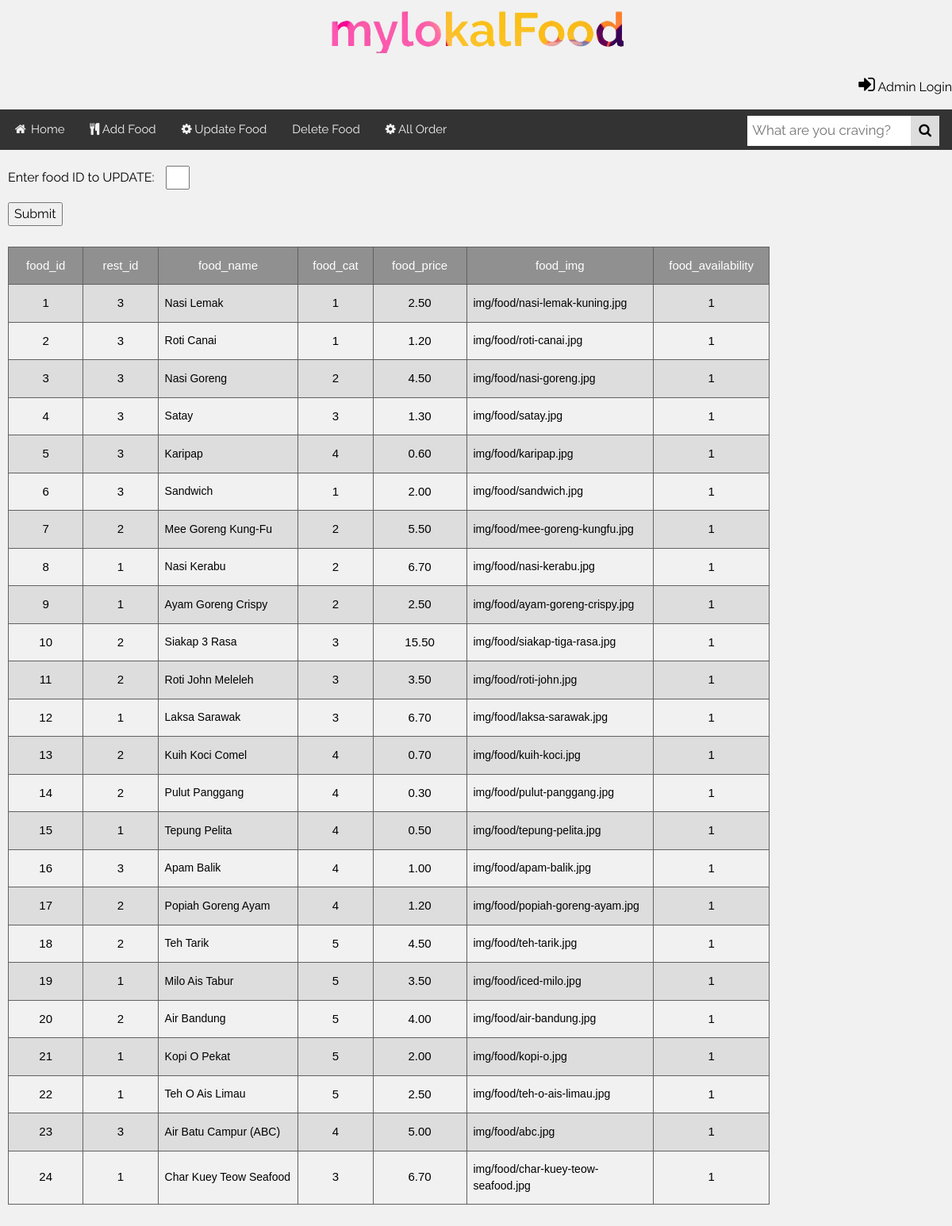
Screenshot of /admin/admin_update_action.php with the database file from the repository.
### tables this page shows
CREATE TABLE `food` (
  `food_id` int(11) NOT NULL,
  `rest_id` int(11) NOT NULL COMMENT 'restaurant id',
  `food_name` varchar(100) NOT NULL COMMENT 'menu name',
  `food_cat` int(1) NOT NULL,
  `food_price` float(8,2) NOT NULL,
  `food_img` varchar(255) NOT NULL,
  `food_availability` int(11) NOT NULL
);

CREATE TABLE `restaurant` (
  `rest_id` int(11) NOT NULL,
  `admin_id` int(11) NOT NULL COMMENT 'The admin_id to manage the restaurant',
  `rest_name` varchar(50) NOT NULL,
  `rest_location` varchar(50) NOT NULL,
  `rest_rating` int(2) NOT NULL
);

### admin/admin_update_action.php (the view, shortened to what this page needs)
<?php
include("include/config.php");
?>
<!DOCTYPE html>
<html>
<head>
<link rel="stylesheet" type="text/css" href="css/w3.css">
<link rel="stylesheet" type="text/css" href="css/mystyle.css">
<link rel="stylesheet" href="https://cdnjs.cloudflare.com/ajax/libs/font-awesome/4.7.0/css/font-awesome.min.css">
</head>
<body>
<header>
<?php
include("include/adminNav.php");
?>
</header>
<nav class="topnav">
<?php
include("include/admin_topNav.php");
?>
</nav>
			<div style= "margin-top: 20px; margin-left: 10px;">
				<form method= "post" action= "admin_update_action.php?action=update&id=3">
				<p>
					<label for="food_id">Enter food ID to UPDATE: </label>
					<input id="food_id" type="text" name="food_id" style= "width: 30px; margin-left: 10px;" required>
				</p>
				<p>
					<input id="submit_update" type="submit">
				</p>
				</form>
			</div>
			<?php
				if(empty($_GET["id"])){
		?>
					<div class="w3-quarter" width= "auto" style="width: 80%; margin: 10 10 10 10;">
						<table cellpadding="2" cellspacing="1" id="carttable" width="80%" style="margin: 10px 20px 50px 10px;">
							<thead>
								<colgroup>
								   <col span="1" style="width: 8%;">
								   <col span="1" style="width: 8%;">
								   <col span="1" style="width: 10%;">
								   <col span="1" style="width: 8%;">
								   <col span="1" style="width: 10%;">
								   <col span="1" style="width: 20%;">
								   <col span="1" style="width: 10%;">
								</colgroup>
							</thead>
							<tbody>
								<tr id="carttable tr">
									<th style="padding-top: 12px; padding-bottom: 12px; text-align: center; background-color: #909090; color: white;">food_id</th>
									<th style="padding-top: 12px; padding-bottom: 12px; text-align: center; background-color: #909090; color: white;">rest_id</th>
									<th style="padding-top: 12px; padding-bottom: 12px; text-align: center; background-color: #909090; color: white;" width="15%">food_name</th>
									<th style="padding-top: 12px; padding-bottom: 12px; text-align: center; background-color: #909090; color: white;" width="8%">food_cat</th>
									<th style="padding-top: 12px; padding-bottom: 12px; text-align: center; background-color: #909090; color: white;" width="8%">food_price</th>
									<th style="padding-top: 12px; padding-bottom: 12px; text-align: center; background-color: #909090; color: white;" width="15%">food_img</th>
									<th style="padding-top: 12px; padding-bottom: 12px; text-align: center; background-color: #909090; color: white;" width="10%">food_availability</th>
								</tr>
								<?php
									$sql = "SELECT *
											FROM food, restaurant WHERE food.rest_id = restaurant.rest_id AND food_availability = 1";
									$raw_results = mysqli_query($conn, $sql);
									while($results = mysqli_fetch_assoc($raw_results)){
									$food_id = $results["food_id"];
									$rest_id = $results["rest_id"];
									$food_name = $results["food_name"];
									$food_cat = $results["food_cat"];
									$food_price = $results["food_price"];
									$food_img = $results["food_img"];
									$food_avail = $results["food_availability"];
								?>
									<tr>
										<td style="text-align:center;"> <?php echo $food_id ?> </td>
										<td style="text-align:center;"> <?php echo $rest_id ?> </td>
										<td style= "font-size: 14px;"> <?php echo $food_name ?> </td>
										<td style="text-align:center;"> <?php echo $food_cat ?> </td>
										<td style="text-align:center;"> <?php echo $food_price ?> </td>
										<td style= "font-size: 14px;"> <?php echo $food_img ?> </td>
										<td style="text-align:center;"> <?php echo $food_avail ?> </td>
									</tr>
								<?php
									}
								?>
							</tbody>
						</table>
					</div>
		<?php
				}
		?>
	</body>
</html>

### admin/css/w3.css (style rules this page uses)
*,*:before,*:after { box-sizing:inherit }
html { -ms-text-size-adjust:100%;-webkit-text-size-adjust:100% }
body { margin:0 }
article,aside,details,figcaption,figure,footer,header,main,menu,nav,section { display:block }
button,input,select,textarea,optgroup { font:inherit;margin:0 }
button,input { overflow:visible }
button,[type=button],[type=reset],[type=submit] { -webkit-appearance:button }
html,body { font-family:Verdana,sans-serif;font-size:15px;line-height:1.5 }
html { overflow-x:hidden }
.w3-col,.w3-half,.w3-third,.w3-twothird,.w3-threequarter,.w3-quarter { float:left;width:100% }
@media (min-width:601px) { .w3-col.m3,.w3-quarter { width:24.99999% } }

### admin/css/mystyle.css (style rules this page uses)
* { box-sizing: border-box; }
body { font-family: "Raleway", sans-serif; background-color: #f1f1f1; }
p { font-size: 12pt; color: #000000; }
.topnav { overflow: hidden; background-color: #333; }
#carttable { font-family: "Raleway", sans-serif; border-collapse: collapse; width: 100%; }
#carttable td, #carttable th { border: 1px solid #616161; padding: 8px; }
#carttable tr:nth-child(even) { background-color: #ddd; }
#carttable th { padding-top: 12px; padding-bottom: 12px; text-align: left; background-color: #4CAF50; color: black; }
#carttable td { padding-top: 12px; padding-bottom: 12px; text-align: left; background-color: #CICD97; color: black; }
tbody tr th { color: #455a64; font-family: 'Poppins', sans-serif; font-weight: normal; }
tbody tr td { font-family: 'Poppins', sans-serif; color: #99abb4; }
tbody tr td:last-child { text-align: right; }

### rows the page displays
food: food_id "1", rest.rest_id "3", food_name "Nasi Lemak", food_cat "1", food_price "2.50", food_img "img/food/nasi-lemak-kuning.jpg", food_availability "1"
food: food_id "2", rest.rest_id "3", food_name "Roti Canai", food_cat "1", food_price "1.20", food_img "img/food/roti-canai.jpg", food_availability "1"
food: food_id "3", rest.rest_id "3", food_name "Nasi Goreng", food_cat "2", food_price "4.50", food_img "img/food/nasi-goreng.jpg", food_availability "1"
food: food_id "4", rest.rest_id "3", food_name "Satay", food_cat "3", food_price "1.30", food_img "img/food/satay.jpg", food_availability "1"
food: food_id "5", rest.rest_id "3", food_name "Karipap", food_cat "4", food_price "0.60", food_img "img/food/karipap.jpg", food_availability "1"
food: food_id "6", rest.rest_id "3", food_name "Sandwich", food_cat "1", food_price "2.00", food_img "img/food/sandwich.jpg", food_availability "1"
food: food_id "7", rest.rest_id "2", food_name "Mee Goreng Kung-Fu", food_cat "2", food_price "5.50", food_img "img/food/mee-goreng-kungfu.jpg", food_availability "1"
food: food_id "8", rest.rest_id "1", food_name "Nasi Kerabu", food_cat "2", food_price "6.70", food_img "img/food/nasi-kerabu.jpg", food_availability "1"
food: food_id "9", rest.rest_id "1", food_name "Ayam Goreng Crispy", food_cat "2", food_price "2.50", food_img "img/food/ayam-goreng-crispy.jpg", food_availability "1"
food: food_id "10", rest.rest_id "2", food_name "Siakap 3 Rasa", food_cat "3", food_price "15.50", food_img "img/food/siakap-tiga-rasa.jpg", food_availability "1"
food: food_id "11", rest.rest_id "2", food_name "Roti John Meleleh", food_cat "3", food_price "3.50", food_img "img/food/roti-john.jpg", food_availability "1"
food: food_id "12", rest.rest_id "1", food_name "Laksa Sarawak", food_cat "3", food_price "6.70", food_img "img/food/laksa-sarawak.jpg", food_availability "1"
food: food_id "13", rest.rest_id "2", food_name "Kuih Koci Comel", food_cat "4", food_price "0.70", food_img "img/food/kuih-koci.jpg", food_availability "1"
food: food_id "14", rest.rest_id "2", food_name "Pulut Panggang", food_cat "4", food_price "0.30", food_img "img/food/pulut-panggang.jpg", food_availability "1"
food: food_id "15", rest.rest_id "1", food_name "Tepung Pelita", food_cat "4", food_price "0.50", food_img "img/food/tepung-pelita.jpg", food_availability "1"
food: food_id "16", rest.rest_id "3", food_name "Apam Balik", food_cat "4", food_price "1.00", food_img "img/food/apam-balik.jpg", food_availability "1"
food: food_id "17", rest.rest_id "2", food_name "Popiah Goreng Ayam", food_cat "4", food_price "1.20", food_img "img/food/popiah-goreng-ayam.jpg", food_availability "1"
food: food_id "18", rest.rest_id "2", food_name "Teh Tarik", food_cat "5", food_price "4.50", food_img "img/food/teh-tarik.jpg", food_availability "1"
food: food_id "19", rest.rest_id "1", food_name "Milo Ais Tabur", food_cat "5", food_price "3.50", food_img "img/food/iced-milo.jpg", food_availability "1"
food: food_id "20", rest.rest_id "2", food_name "Air Bandung", food_cat "5", food_price "4.00", food_img "img/food/air-bandung.jpg", food_availability "1"
food: food_id "21", rest.rest_id "1", food_name "Kopi O Pekat", food_cat "5", food_price "2.00", food_img "img/food/kopi-o.jpg", food_availability "1"
food: food_id "22", rest.rest_id "1", food_name "Teh O Ais Limau", food_cat "5", food_price "2.50", food_img "img/food/teh-o-ais-limau.jpg", food_availability "1"
food: food_id "23", rest.rest_id "3", food_name "Air Batu Campur (ABC)", food_cat "4", food_price "5.00", food_img "img/food/abc.jpg", food_availability "1"
food: food_id "24", rest.rest_id "1", food_name "Char Kuey Teow Seafood", food_cat "3", food_price "6.70", food_img "img/food/char-kuey-teow-seafood.jpg", food_availability "1"
